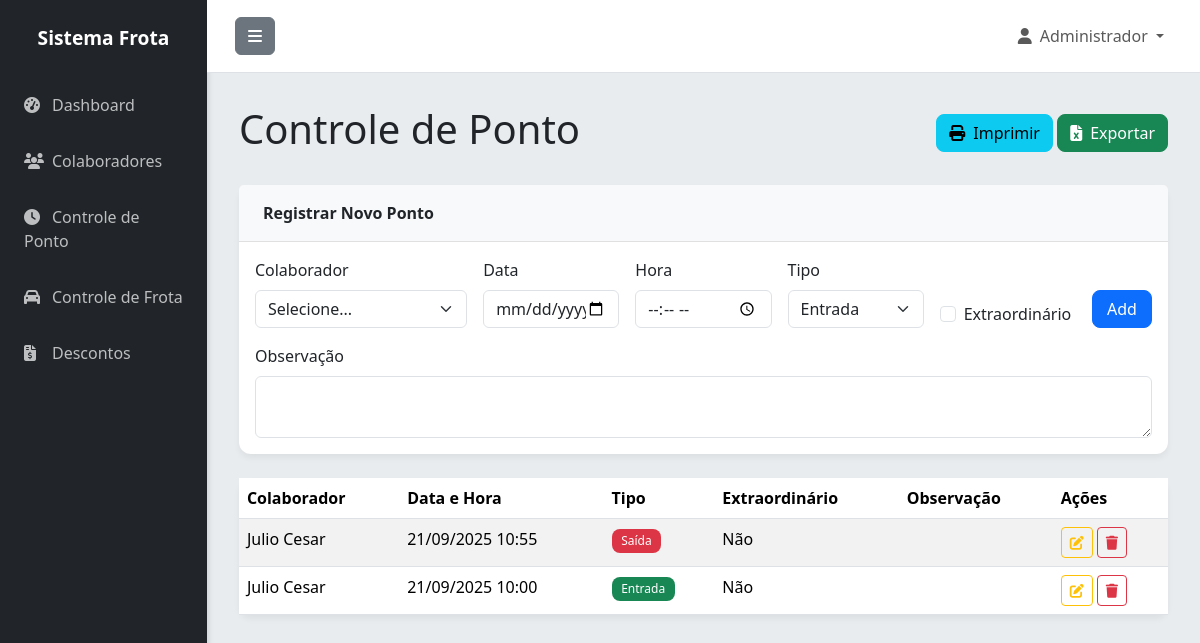
The page /pontos (signed in) on the database as committed earlier.
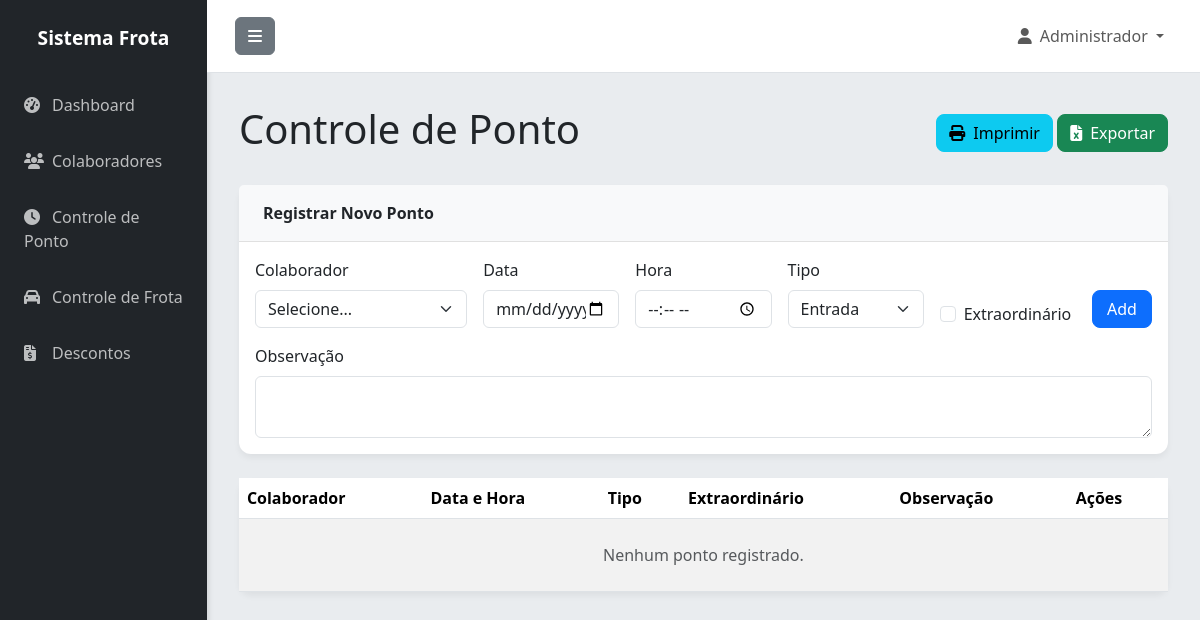
The same page on the database as committed later.
### app.py (models this page shows)
class Usuario(UserMixin, db.Model):
    id = db.Column(db.Integer, primary_key=True)
    username = db.Column(db.String(80), unique=True, nullable=False)
    password_hash = db.Column(db.String(200), nullable=False)
    nome = db.Column(db.String(100), nullable=False)
    email = db.Column(db.String(120), unique=True, nullable=False)
    ativo = db.Column(db.Boolean, default=True)
    criado_em = db.Column(db.DateTime, default=datetime.utcnow)

class Ponto(db.Model):
    id = db.Column(db.Integer, primary_key=True)
    colaborador_id = db.Column(db.Integer, db.ForeignKey('colaborador.id'), nullable=False)
    data_hora = db.Column(db.DateTime, nullable=False)
    tipo = db.Column(db.String(10), nullable=False)  # entrada ou saida
    observacao = db.Column(db.Text)
    extraordinario = db.Column(db.Boolean, default=False)
    criado_em = db.Column(db.DateTime, default=datetime.utcnow)

class Colaborador(db.Model):
    id = db.Column(db.Integer, primary_key=True)
    nome = db.Column(db.String(100), nullable=False)
    matricula = db.Column(db.String(50), unique=True, nullable=False)
    cpf = db.Column(db.String(14), unique=True)
    telefone = db.Column(db.String(20))
    email = db.Column(db.String(120))
    veiculo_vinculado = db.Column(db.String(20))
    ativo = db.Column(db.Boolean, default=True)
    criado_em = db.Column(db.DateTime, default=datetime.utcnow)
    pontos = db.relationship('Ponto', backref='colaborador', lazy=True, cascade='all, delete-orphan')
    frotas = db.relationship('Frota', backref='motorista_obj', lazy=True)
    descontos = db.relationship('Desconto', backref='colaborador', lazy=True)

### app.py (the view)
@app.route('/pontos')
@login_required
def pontos():
    pontos = Ponto.query.order_by(Ponto.data_hora.desc()).all()
    colaboradores = Colaborador.query.filter_by(ativo=True).all()
    return render_template('pontos.html', pontos=pontos, colaboradores=colaboradores)

### app.py (called while the page is built, shortened)
@login_manager.user_loader
def load_user(user_id):
    return Usuario.query.get(int(user_id))

@app.before_request
def create_tables():
    db.create_all()

### templates/pontos.html (shortened to what this page needs)
{% extends "base.html" %}
{% block content %}
<div class="d-flex justify-content-between align-items-center mb-4">
    <h1 class="fw-light">Controle de Ponto</h1>
    <div>
        <button onclick="window.print()" class="btn btn-info"><i class="fas fa-print me-2"></i>Imprimir</button>
        <a href="{{ url_for('exportar', tipo='pontos') }}" class="btn btn-success"><i class="fas fa-file-excel me-2"></i>Exportar</a>
    </div>
</div>
<div class="card mb-4">
    <div class="card-header">Registrar Novo Ponto</div>
    <div class="card-body">
        <form action="{{ url_for('novo_ponto') }}" method="POST">
            <div class="row g-3 align-items-end">
                <div class="col-md-3">
                    <label for="colaborador_id" class="form-label">Colaborador</label>
                    <select class="form-select" id="colaborador_id" name="colaborador_id" required>
                        <option value="">Selecione...</option>
                    </select>
                </div>
                <div class="col-md-2">
                    <label for="data" class="form-label">Data</label>
                    <input type="date" class="form-control" id="data" name="data" required>
                </div>
                <div class="col-md-2">
                    <label for="hora" class="form-label">Hora</label>
                    <input type="time" class="form-control" id="hora" name="hora" required>
                </div>
                <div class="col-md-2">
                    <label for="tipo" class="form-label">Tipo</label>
                    <select class="form-select" id="tipo" name="tipo" required>
                        <option value="entrada">Entrada</option>
                    </select>
                </div>
                <div class="col-md-2">
                     <div class="form-check">
                        <input class="form-check-input" type="checkbox" name="extraordinario" id="extraordinario">
                        <label class="form-check-label" for="extraordinario">Extraordinário</label>
                    </div>
                </div>
                 <div class="col-md-1">
                    <button type="submit" class="btn btn-primary w-100">Add</button>
                </div>
            </div>
             <div class="row mt-3">
                <div class="col-md-12">
                    <label for="observacao" class="form-label">Observação</label>
                    <textarea class="form-control" id="observacao" name="observacao" rows="2"></textarea>
                </div>
            </div>
        </form>
    </div>
</div>
<div class="card">
    <div class="card-body p-0">
        <div class="table-responsive">
            <table class="table table-striped table-hover mb-0">
                <thead class="bg-light">
                    <tr>
                        <th scope="col">Colaborador</th>
                        <th scope="col">Data e Hora</th>
                        <th scope="col">Tipo</th>
                        <th scope="col">Extraordinário</th>
                        <th scope="col">Observação</th>
                        <th scope="col">Ações</th>
                    </tr>
                </thead>
                <tbody>
                    {% for ponto in pontos %}
                    <tr>
                        <td>{{ ponto.colaborador.nome }}</td>
                        <td>{{ ponto.data_hora.strftime('%d/%m/%Y %H:%M') }}</td>
                        <td>
                            {% if ponto.tipo == 'entrada' %}
                                <span class="badge bg-success">Entrada</span>
                            {% else %}
                                <span class="badge bg-danger">Saída</span>
                            {% endif %}
                        </td>
                        <td>
                            {% if ponto.extraordinario %}
                                <span class="badge bg-warning">Sim</span>
                            {% else %}
                                <span>Não</span>
                            {% endif %}
                        </td>
                        <td>{{ ponto.observacao }}</td>
                        <td>
                            <a href="{{ url_for('editar_ponto', id=ponto.id) }}" class="btn btn-sm btn-outline-warning" title="Editar"><i class="fas fa-edit"></i></a>
                            <a href="{{ url_for('excluir_ponto', id=ponto.id) }}" class="btn btn-sm btn-outline-danger" title="Excluir" onclick="return confirm('Tem certeza que deseja excluir este registro?')"><i class="fas fa-trash"></i></a>
                        </td>
                    </tr>
                    {% else %}
                    <tr>
                        <td colspan="6" class="text-center text-muted py-4">Nenhum ponto registrado.</td>
                    </tr>
                    {% endfor %}
                </tbody>
            </table>
        </div>
    </div>
</div>
{% endblock %}

### templates/base.html (shortened to what this page needs)
<!DOCTYPE html>
<html lang="pt-BR">
<head>
    <link href="https://cdn.jsdelivr.net/npm/bootstrap@5.3.3/dist/css/bootstrap.min.css" rel="stylesheet">
    <link rel="stylesheet" href="https://cdnjs.cloudflare.com/ajax/libs/font-awesome/6.5.1/css/all.min.css">
</head>
<body>
    <div class="d-flex" id="wrapper">
        <div id="sidebar-wrapper">
            <div class="sidebar-heading">Sistema Frota</div>
            <div class="list-group list-group-flush">
                <a href="{{ url_for('index') }}" class="list-group-item"><i class="fas fa-tachometer-alt me-2"></i>Dashboard</a>
                <a href="{{ url_for('colaboradores') }}" class="list-group-item"><i class="fas fa-users me-2"></i>Colaboradores</a>
                <a href="{{ url_for('pontos') }}" class="list-group-item"><i class="fas fa-clock me-2"></i>Controle de Ponto</a>
                <a href="{{ url_for('frota') }}" class="list-group-item"><i class="fas fa-car me-2"></i>Controle de Frota</a>
                <a href="{{ url_for('descontos') }}" class="list-group-item"><i class="fas fa-file-invoice-dollar me-2"></i>Descontos</a>
            </div>
        </div>
        <div id="page-content-wrapper">
            <nav class="navbar navbar-expand-lg navbar-light border-bottom">
                <div class="container-fluid">
                    <button class="btn btn-secondary" id="menu-toggle"><i class="fas fa-bars"></i></button>
                    <div class="collapse navbar-collapse" id="navbarSupportedContent">
                        <ul class="navbar-nav ms-auto mt-2 mt-lg-0">
                             {% if current_user.is_authenticated %}
                            <li class="nav-item dropdown">
                                <a class="nav-link dropdown-toggle" href="#" id="navbarDropdown" role="button" data-bs-toggle="dropdown" aria-expanded="false">
                                    <i class="fas fa-user me-2"></i>{{ current_user.nome }}
                                </a>
                            </li>
                             {% endif %}
                        </ul>
                    </div>
                </div>
            </nav>
            <main class="container-fluid">
                {% block content %}{% endblock %}
            </main>
        </div>
        </div>
</body>
</html>

### templates/base.html (style rules this page uses)
:root { --primary-color: #007bff; --secondary-color: #6c757d; --success-color: #28a745; --danger-color: #dc3545; --warning-color: #ffc107; --info-color: #17a2b8; --light-color: #f8f9fa; --dark-color: #343a40; --background-color: #e9ecef; --card-background: #ffffff; --sidebar-background: #212529; --sidebar-text: #ffffff; --header-background: #ffffff; }
body { background-color: var(--background-color); font-family: 'Segoe UI', Roboto, 'Helvetica Neue', Arial, sans-serif; }
#wrapper { display: flex; }
#sidebar-wrapper { min-height: 100vh; width: 250px; background-color: var(--sidebar-background); box-shadow: 2px 0 5px rgba(0, 0, 0, 0.1); transition: margin .25s ease-out; }
.sidebar-heading { padding: 1.5rem 1rem; font-size: 1.2rem; font-weight: bold; color: var(--sidebar-text); text-align: center; }
.list-group-item { background-color: var(--sidebar-background) !important; color: rgba(255, 255, 255, 0.7) !important; border: none; padding: 1rem 1.5rem; transition: background-color 0.3s, color 0.3s; }
.list-group-item i { width: 20px; }
#page-content-wrapper { flex-grow: 1; width: 100%; }
.navbar { background-color: var(--header-background) !important; border-bottom: 1px solid #e0e0e0; padding: 1rem; }
main.container-fluid { padding: 2rem !important; }
.card { border: none; border-radius: 0.75rem; box-shadow: 0 4px 6px rgba(0, 0, 0, 0.05); }
.card-header { background-color: var(--light-color); border-bottom: 1px solid #e0e0e0; font-weight: bold; padding: 1rem 1.5rem; }
.btn-primary, .btn-success, .btn-warning, .btn-danger, .btn-info { border-radius: 0.5rem; }

Rows that differ between the two databases and show on the page:
removed Ponto: colaborador.nome "Julio Cesar", data_hora "21/09/2025 10:55", tipo "Saída", extraordinario "Não"
removed Ponto: colaborador.nome "Julio Cesar", data_hora "21/09/2025 10:00", tipo "Entrada", extraordinario "Não"
Other text that changed with them:
text now shown: "Nenhum ponto registrado."
